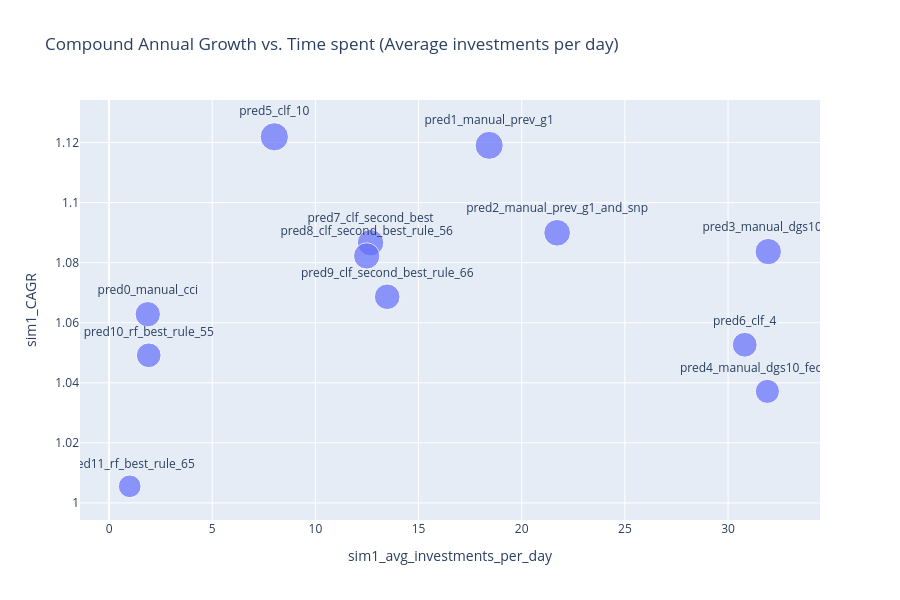

Notebook cell for this chart:
### Code cell
# Create the scatter plot
fig = px.scatter(
    df_sim1_results.dropna(),
    x='sim1_avg_investments_per_day',
    y='sim1_CAGR',
    size='sim1_growth_capital_4y',  # Use the 'size' parameter for sim1_CAGR
    text='prediction',
    title='Compound Annual Growth vs. Time spent (Average investments per day)',
    labels={'sim1_capital': 'Initial Capital Requirement', 'growth_capital_4y': '4-Year Capital Growth'},
    height=600  # <- Increase height here

)

# Update the layout to improve readability of the annotations
fig.update_traces(textposition='top center')

# Show the plot
fig.show()

### Figure 1 — Plotly figure (JSON) as saved in the notebook; plotly's stock layout.template omitted (floating-point values rounded to 4 significant figures)
{"data": [{"hovertemplate": "sim1_avg_investments_per_day=%{x}<br>sim1_CAGR=%{y}<br>sim1_growth_capital_4y=%{marker.size}<br>prediction=%{text}<extra></extra>", "legendgroup": "", "marker": {"color": "#636efa", "size": [1.276, 1.568, 1.411, 1.379, 1.157, 1.584, 1.228, 1.394, 1.372, 1.304, 1.212, 1.022], "sizemode": "area", "sizeref": 0.003961, "symbol": "circle"}, "mode": "markers+text", "name": "", "orientation": "v", "showlegend": false, "text": ["pred0_manual_cci", "pred1_manual_prev_g1", "pred2_manual_prev_g1_and_snp", "pred3_manual_dgs10_5", "pred4_manual_dgs10_fedfunds", "pred5_clf_10", "pred6_clf_4", "pred7_clf_second_best", "pred8_clf_second_best_rule_56", "pred9_clf_second_best_rule_66", "pred10_rf_best_rule_55", "pred11_rf_best_rule_65"], "textposition": "top center", "type": "scatter", "x": [1.876, 18.42, 21.72, 31.95, 31.91, 8.01, 30.81, 12.67, 12.49, 13.48, 1.921, 1.0], "xaxis": "x", "y": [1.063, 1.119, 1.09, 1.084, 1.037, 1.122, 1.053, 1.087, 1.082, 1.069, 1.049, 1.006], "yaxis": "y"}], "layout": {"height": 600, "legend": {"itemsizing": "constant", "tracegroupgap": 0}, "title": {"text": "Compound Annual Growth vs. Time spent (Average investments per day)"}, "xaxis": {"anchor": "y", "domain": [0, 1], "title": {"text": "sim1_avg_investments_per_day"}}, "yaxis": {"anchor": "x", "domain": [0, 1], "title": {"text": "sim1_CAGR"}}}}
